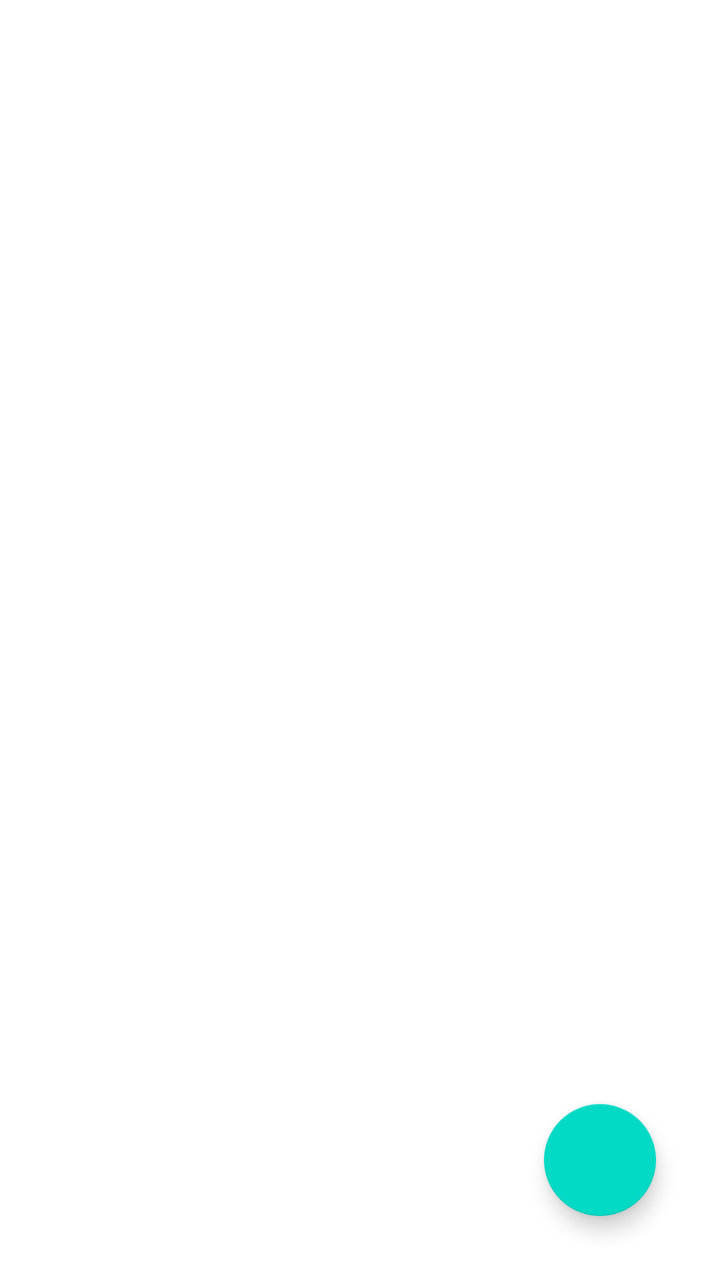
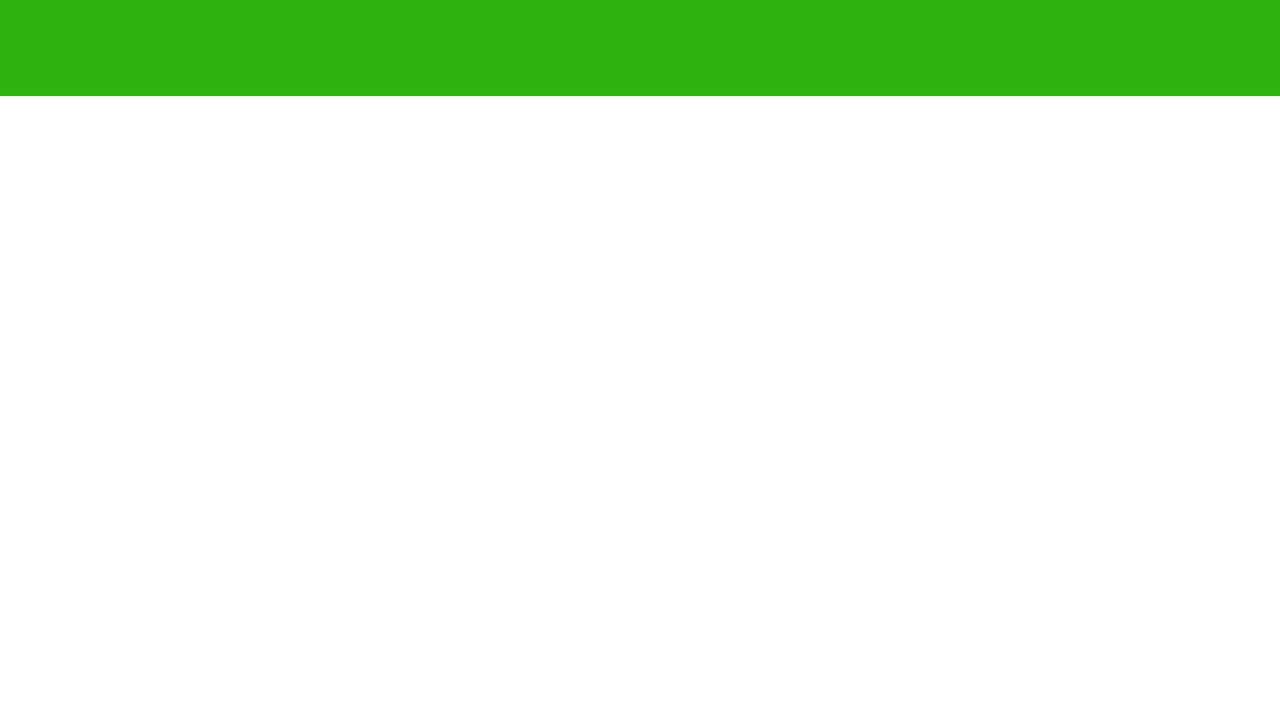

The same Android screen from two of the app's own layout files: first res/layout/ as a phone draws it, then the repository's variant for another configuration, drawn on a device whose configuration selects that folder. Both files follow.
<!-- AndroidManifest.xml: application theme AppTheme -->
<!-- res/layout/activity_main.xml -->
<?xml version="1.0" encoding="utf-8"?>
<androidx.constraintlayout.widget.ConstraintLayout
    xmlns:android="http://schemas.android.com/apk/res/android"
    xmlns:app="http://schemas.android.com/apk/res-auto"
    xmlns:tools="http://schemas.android.com/tools"
    android:layout_width="match_parent"
    android:layout_height="match_parent"
    android:padding="16dp"
    tools:context=".ui.shoppinglist.ShoppingListsActivity">

    <androidx.recyclerview.widget.RecyclerView
        android:id="@+id/rvShoppingLists"
        android:layout_width="match_parent"
        android:layout_height="match_parent"
        app:layout_constraintBottom_toBottomOf="parent"
        app:layout_constraintLeft_toLeftOf="parent"
        app:layout_constraintRight_toRightOf="parent"
        app:layout_constraintTop_toTopOf="parent" />

    <com.google.android.material.floatingactionbutton.FloatingActionButton
        android:id="@+id/fabList"
        android:layout_width="wrap_content"
        android:layout_height="wrap_content"
        android:layout_marginEnd="16dp"
        android:layout_marginBottom="16dp"
        android:src="@drawable/ic_add"
        app:layout_constraintBottom_toBottomOf="parent"
        app:layout_constraintEnd_toEndOf="parent" />

</androidx.constraintlayout.widget.ConstraintLayout>
<!-- resources referenced by this layout -->
<resources>

</resources>
<!-- res/layout-land/activity_main.xml (the repository's variant of the layout above) -->
<!-- drawn on the phone turned sideways -->
<?xml version="1.0" encoding="utf-8"?>
<LinearLayout
    xmlns:android="http://schemas.android.com/apk/res/android"
    xmlns:app="http://schemas.android.com/apk/res-auto"
    xmlns:tools="http://schemas.android.com/tools"
    android:layout_width="match_parent"
    android:layout_height="match_parent"
    android:orientation="vertical"
    tools:context=".ui.shoppinglist.ShoppingListsActivity"
    android:background="@color/white"
    >

    <com.google.android.material.tabs.TabLayout
        android:id="@+id/tabLayout"
        android:layout_width="match_parent"
        android:layout_height="wrap_content"
        android:background="@color/netguru_green"
        app:tabTextColor="@android:color/background_light"
        tools:ignore="SpeakableTextPresentCheck"
        tools:layout_editor_absoluteX="16dp"
        app:tabMaxWidth="0dp"
        app:tabGravity="fill"
        app:tabMode="fixed">



    </com.google.android.material.tabs.TabLayout>

    <androidx.viewpager2.widget.ViewPager2
        android:id="@+id/viewPager2"
        android:layout_width="match_parent"
        android:layout_height="wrap_content"
        >

    </androidx.viewpager2.widget.ViewPager2>

</LinearLayout>
<!-- resources referenced by the variant -->
<!-- as the phone turned sideways resolves them -->
<resources>
  <color name="netguru_green">#2EB310</color>
  <color name="white">#FFFFFFFF</color>
</resources>
